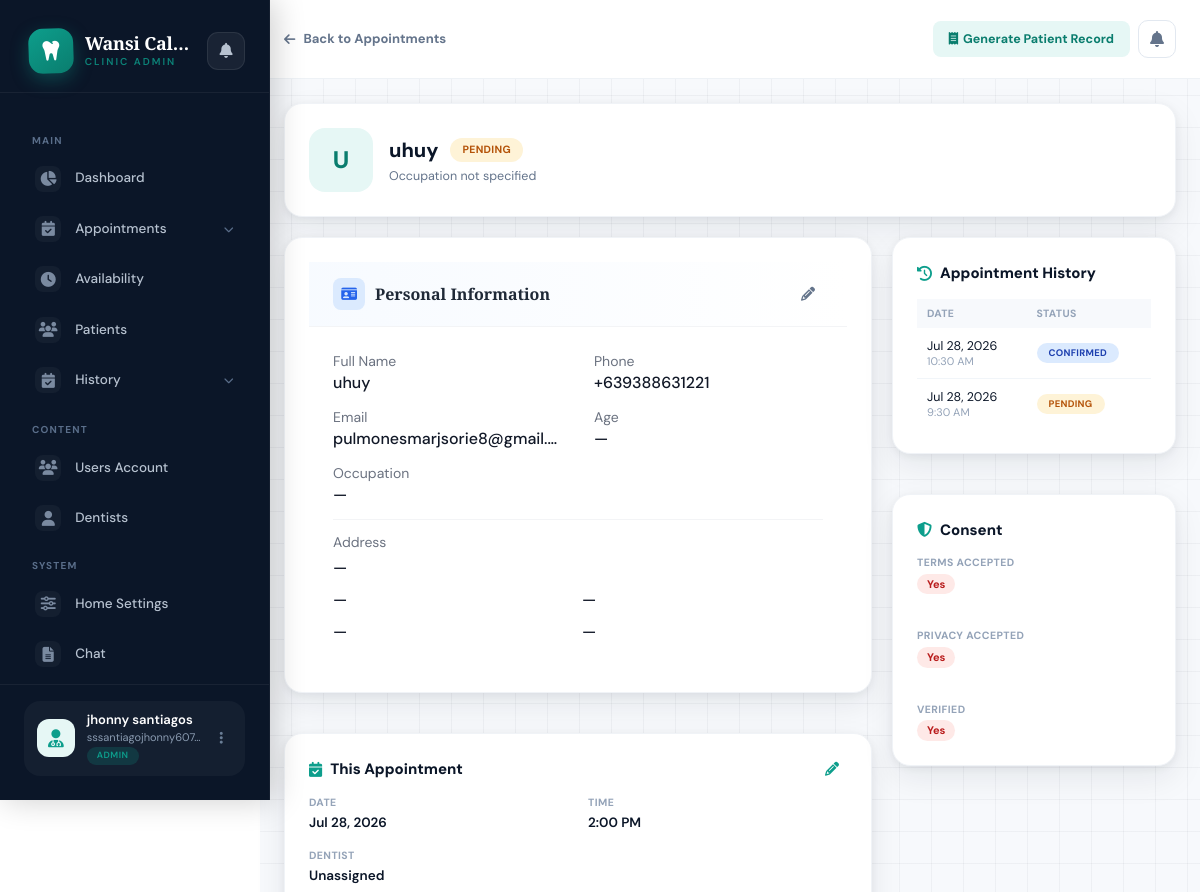
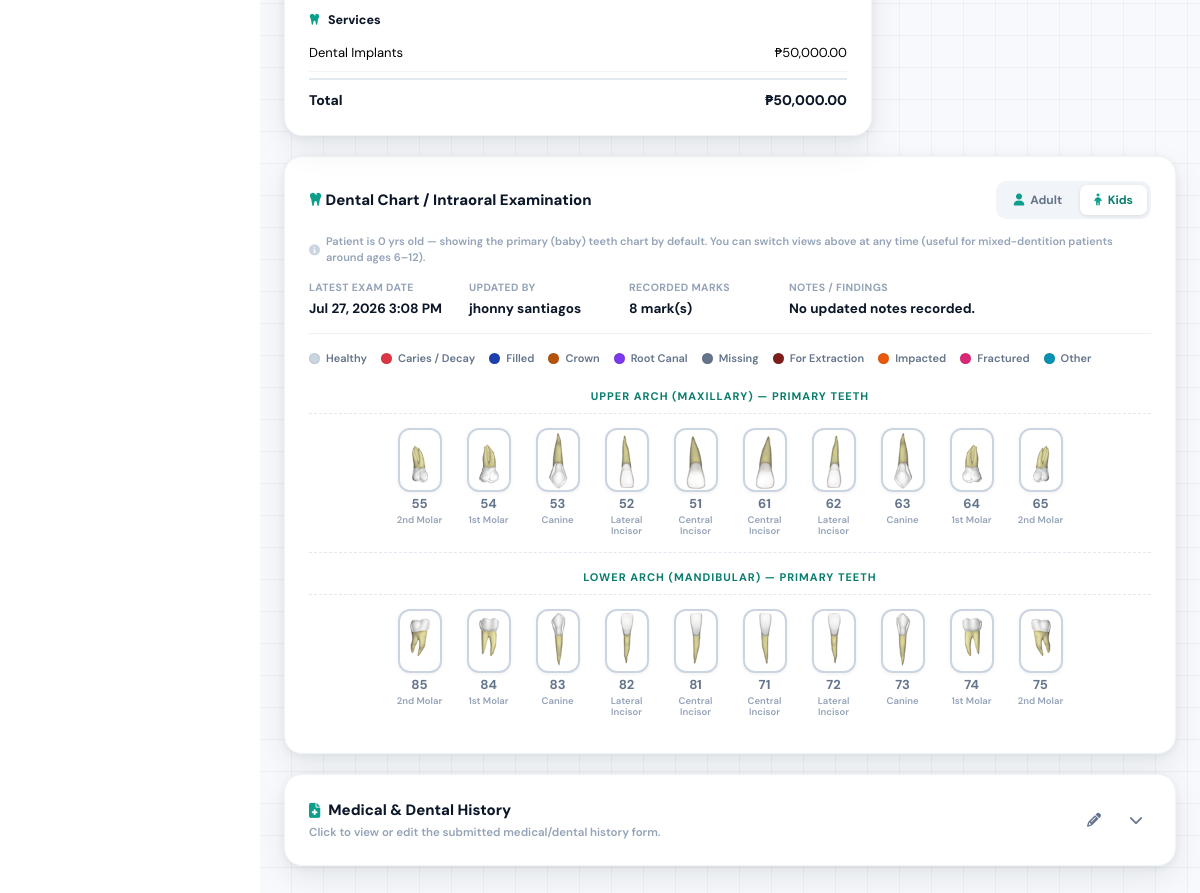
Page /pages/admin/patient-record.php?id=17 (signed in) on the committed database (2 pictures, top to bottom).
### tables this page shows
CREATE TABLE `appointments` (
  `id` int NOT NULL AUTO_INCREMENT,
  `phone` varchar(20) NOT NULL,
  `email` varchar(100) NOT NULL,
  `services` text NOT NULL,
  `appointment_date` date DEFAULT NULL,
  `appointment_time` time DEFAULT NULL,
  `full_name` varchar(150) DEFAULT NULL,
  `age` int DEFAULT NULL,
  `occupation` varchar(120) DEFAULT NULL,
  `region` varchar(120) DEFAULT NULL,
  `province` varchar(120) DEFAULT NULL,
  `city` varchar(120) DEFAULT NULL,
  `barangay` varchar(120) DEFAULT NULL,
  `street_address` varchar(255) DEFAULT NULL,
  `notes` text,
  `internal_notes` text,
  `terms_accepted` tinyint(1) DEFAULT '1',
  `privacy_accepted` tinyint(1) DEFAULT '1',
  `is_verified` tinyint(1) DEFAULT '0',
  `status` enum('pending','approved','confirmed','in_progress','completed','cancelled','rejected') DEFAULT 'pending',
  `dentist_id` int DEFAULT NULL,
  `created_at` timestamp NULL DEFAULT CURRENT_TIMESTAMP,
  `updated_at` timestamp NULL DEFAULT CURRENT_TIMESTAMP ON UPDATE CURRENT_TIMESTAMP,
  `tracking_token` varchar(255) DEFAULT NULL,
  `is_rescheduled` tinyint(1) NOT NULL DEFAULT '0',
  `previous_date` date DEFAULT NULL,
  `previous_time` time DEFAULT NULL,
  PRIMARY KEY (`id`),
  KEY `idx_phone_email` (`phone`,`email`),
  KEY `idx_status` (`status`),
  KEY `idx_tracking_token` (`tracking_token`)
);

CREATE TABLE `services` (
  `id` int NOT NULL AUTO_INCREMENT,
  `title` varchar(150) NOT NULL,
  `description` varchar(255) NOT NULL,
  `icon` varchar(50) NOT NULL DEFAULT 'fa-tooth',
  `duration` varchar(50) NOT NULL DEFAULT '30 min',
  `price` decimal(10,2) NOT NULL DEFAULT '0.00',
  `sort_order` int NOT NULL DEFAULT '0',
  `is_active` tinyint(1) NOT NULL DEFAULT '1',
  `image` varchar(255) DEFAULT NULL,
  `created_at` timestamp NULL DEFAULT CURRENT_TIMESTAMP,
  PRIMARY KEY (`id`)
);

CREATE TABLE `dental_chart` (
  `id` int NOT NULL AUTO_INCREMENT,
  `patient_key` varchar(150) NOT NULL,
  `tooth_number` varchar(5) NOT NULL,
  `condition_key` varchar(30) NOT NULL DEFAULT 'healthy',
  `notes` text,
  `updated_by` varchar(100) DEFAULT NULL,
  `updated_at` datetime DEFAULT CURRENT_TIMESTAMP ON UPDATE CURRENT_TIMESTAMP,
  PRIMARY KEY (`id`),
  UNIQUE KEY `uniq_patient_tooth` (`patient_key`,`tooth_number`),
  KEY `idx_patient_key` (`patient_key`)
);

### pages/admin/patient-record.php (the view, shortened to what the rows shown need)
<?php
require '../../conn/conn.php';
function h($v) { return htmlspecialchars($v ?? '', ENT_QUOTES, 'UTF-8'); }
$dentalConditions = [
    'healthy'    => ['label' => 'Healthy',        'color' => '#cbd5e1'],
    'caries'     => ['label' => 'Caries / Decay', 'color' => '#dc3545'],
    'filled'     => ['label' => 'Filled',         'color' => '#1e40af'],
    'crown'      => ['label' => 'Crown',          'color' => '#b45309'],
    'root_canal' => ['label' => 'Root Canal',     'color' => '#7c3aed'],
    'missing'    => ['label' => 'Missing',        'color' => '#64748b'],
    'extraction' => ['label' => 'For Extraction', 'color' => '#7f1d1d'],
    'impacted'   => ['label' => 'Impacted',       'color' => '#ea580c'],
    'fractured'  => ['label' => 'Fractured',      'color' => '#db2777'],
    'other'      => ['label' => 'Other',          'color' => '#0891b2'],
];
$id = (int)($_GET['id'] ?? 0);
$stmt = $conn->prepare("SELECT * FROM appointments WHERE id = ?");
$stmt->bind_param('i', $id);
$stmt->execute();
$appointment = $stmt->get_result()->fetch_assoc();
$patientKey = $appointment['phone'] ?: ($appointment['email'] ?: ('appt-' . $id));
$patientAge = is_numeric($appointment['age'] ?? null) ? (int)$appointment['age'] : null;
$defaultChartView = ($patientAge !== null && $patientAge < 13) ? 'kids' : 'adult';
$servicesMap = [];
$res = $conn->query("SELECT * FROM services");
if ($res) while ($row = $res->fetch_assoc()) $servicesMap[$row['id']] = $row;
$serviceDetails = [];
if (!empty($appointment['services'])) {
    $decoded = json_decode($appointment['services'], true);
    $serviceIds = is_array($decoded) ? $decoded : array_map('trim', explode(',', $appointment['services']));
    foreach ($serviceIds as $sid) {
        if (isset($servicesMap[$sid])) $serviceDetails[] = $servicesMap[$sid];
    }
}
$stmt = $conn->prepare("SELECT tooth_number, condition_key, notes, updated_by, updated_at FROM dental_chart WHERE patient_key = ?");
$stmt->bind_param('s', $patientKey);
$stmt->execute();
$chartRows = $stmt->get_result()->fetch_all(MYSQLI_ASSOC);
$chartMap = [];
foreach ($chartRows as $r) $chartMap[$r['tooth_number']] = $r;
$recordedMarks = count($chartMap);
$lastExamDate = null;
$lastUpdatedBy = null;
foreach ($chartMap as $r) {
    if (!$lastExamDate || $r['updated_at'] > $lastExamDate) {
        $lastExamDate = $r['updated_at'];
        $lastUpdatedBy = $r['updated_by'];
    }
}
$patientHistory = [];
if (!empty($appointment['phone']) || !empty($appointment['email'])) {
    $stmt = $conn->prepare("SELECT id, appointment_date, appointment_time, status, services FROM appointments WHERE (phone = ? OR email = ?) AND id != ? ORDER BY appointment_date DESC, appointment_time DESC");
    $stmt->bind_param('ssi', $appointment['phone'], $appointment['email'], $id);
    $stmt->execute();
    $patientHistory = $stmt->get_result()->fetch_all(MYSQLI_ASSOC);
}
function statusMeta($status) {
    $map = [
        'pending'   => ['label' => 'Pending',   'class' => 'st-pending'],
        'approved'  => ['label' => 'Approved',  'class' => 'st-approved'],
        'confirmed' => ['label' => 'Confirmed', 'class' => 'st-confirmed'],
        'completed' => ['label' => 'Completed', 'class' => 'st-completed'],
        'cancelled' => ['label' => 'Cancelled', 'class' => 'st-cancelled'],
        'rejected'  => ['label' => 'Rejected',  'class' => 'st-cancelled'],
    ];
    return $map[$status] ?? ['label' => ucfirst(str_replace('_', ' ', $status)), 'class' => 'st-default'];
}
$sm = statusMeta($appointment['status']);
?>
<!DOCTYPE html>
<html lang="en">
<head>
<script src="https://cdn.tailwindcss.com"></script>
<link rel="stylesheet" href="https://cdnjs.cloudflare.com/ajax/libs/font-awesome/6.4.0/css/all.min.css">
</head>
<body>
<div class="main-content" style="
    min-height:100vh;
    background-color:#f7f9fc;
    background-image:
        linear-gradient(rgba(11,22,40,0.04) 1px, transparent 1px),
        linear-gradient(90deg, rgba(11,22,40,0.04) 1px, transparent 1px);
    background-size: 32px 32px;
    background-position: -1px -1px;
">
  <main class="py-6">
    <div class="container-modern">
      <div class="dashboard-card">
        <div class="patient-header">
          <div class="patient-avatar"><?= h(strtoupper(substr($appointment['full_name'] ?: '?', 0, 1))) ?></div>
          <div class="flex-1">
            <div class="flex items-center gap-3 flex-wrap">
              <div class="patient-name"><?= h($appointment['full_name'] ?: 'Unnamed Patient') ?></div>
              <span class="status-badge <?= $sm['class'] ?>"><?= h($sm['label']) ?></span>
            </div>
            <div class="patient-sub">
              <?= h($appointment['occupation'] ?: 'Occupation not specified') ?>
            </div>
          </div>
        </div>
      </div>
      <div class="grid grid-cols-1 lg:grid-cols-3 gap-5">
        <div class="lg:col-span-2 flex flex-col gap-5">
          <div class="dashboard-card" id="personalInfoCard">
              <div class="p-6" id="personalInfoDisplay">
                  <div class="grid grid-cols-1 md:grid-cols-2 gap-x-8 gap-y-3">
                      <div>
                          <span class="text-sm text-gray-500">Full Name</span>
                          <div class="text-gray-900 font-medium editable-field" data-field="full_name" data-type="text"><?= h($appointment['full_name']) ?></div>
                      </div>
                      <div>
                          <span class="text-sm text-gray-500">Phone</span>
                          <div class="text-gray-900 font-medium editable-field" data-field="phone" data-type="text"><?= h($appointment['phone']) ?></div>
                      </div>
                      <div>
                          <span class="text-sm text-gray-500">Email</span>
                          <div class="text-gray-900 font-medium truncate editable-field" data-field="email" data-type="text"><?= h($appointment['email']) ?></div>
                      </div>
                      <div>
                          <span class="text-sm text-gray-500">Age</span>
                          <div class="text-gray-900 font-medium editable-field" data-field="age" data-type="number"><?= h($appointment['age'] ?: '—') ?></div>
                      </div>
                      <div>
                          <span class="text-sm text-gray-500">Occupation</span>
                          <div class="text-gray-900 font-medium editable-field" data-field="occupation" data-type="text"><?= h($appointment['occupation'] ?: '—') ?></div>
                      </div>
                  </div>
                  <div class="pt-3 border-t border-gray-100 mt-3">
                      <div class="space-y-2 mt-1">
                          <div class="text-gray-900 font-medium editable-field" data-field="street_address" data-type="text"><?= h($appointment['street_address'] ?: '—') ?></div>
                          <div class="grid grid-cols-2 gap-2">
                              <div class="text-gray-900 font-medium editable-field" data-field="barangay" data-type="text"><?= h($appointment['barangay'] ?: '—') ?></div>
                              <div class="text-gray-900 font-medium editable-field" data-field="city" data-type="text"><?= h($appointment['city'] ?: '—') ?></div>
                          </div>
                          <div class="grid grid-cols-2 gap-2">
                              <div class="text-gray-900 font-medium editable-field" data-field="province" data-type="text"><?= h($appointment['province'] ?: '—') ?></div>
                              <div class="text-gray-900 font-medium editable-field" data-field="region" data-type="text"><?= h($appointment['region'] ?: '—') ?></div>
                          </div>
                      </div>
                  </div>
              </div>
          </div>
          <div class="dashboard-card" id="appointmentCard">
              <div id="appointmentDisplay">
                  <div class="detail-grid mb-4">
                      <div class="detail-item">
                          <span class="label">Date</span>
                          <div class="value editable-field" data-field="appointment_date" data-type="text">
                              <?= h($appointment['appointment_date'] ? date('M j, Y', strtotime($appointment['appointment_date'])) : '—') ?>
                          </div>
                      </div>
                      <div class="detail-item">
                          <span class="label">Time</span>
                          <div class="value editable-field" data-field="appointment_time" data-type="text">
                              <?= h($appointment['appointment_time'] ? date('g:i A', strtotime($appointment['appointment_time'])) : '—') ?>
                          </div>
                      </div>
                  </div>
                  <div id="servicesView">
                      <?php if ($serviceDetails): ?>
                          <?php foreach ($serviceDetails as $s): ?>
                              <div class="service-line">
                                  <span><?= h($s['title']) ?></span>
                                  <span>₱<?= number_format($s['price'], 2) ?></span>
                              </div>
                          <?php endforeach; ?>
                      <?php else: ?>
                          <p class="empty-note">No services specified for this appointment.</p>
                      <?php endif; ?>
                  </div>
              </div>
          </div>
        </div>
        <div class="flex flex-col gap-5">
          <div class="dashboard-card">
            <?php if ($patientHistory): ?>
              <table class="history-table">
                <thead><tr><th>Date</th><th>Status</th></tr></thead>
                <tbody>
                <?php foreach ($patientHistory as $h): $hsm = statusMeta($h['status']); ?>
                  <tr style="cursor:pointer;" onclick="window.location.href='patient-record.php?id=<?= (int)$h['id'] ?>'">
                    <td>
                        <?= h($h['appointment_date'] ? date('M j, Y', strtotime($h['appointment_date'])) : '—') ?>
                        <div style="font-size:11px;color:#94a3b8;"><?= h($h['appointment_time'] ? date('g:i A', strtotime($h['appointment_time'])) : '') ?></div>
                    </td>
                    <td><span class="status-badge <?= $hsm['class'] ?>" style="font-size:9.5px;"><?= h($hsm['label']) ?></span></td>
                  </tr>
                <?php endforeach; ?>
                </tbody>
              </table>
            <?php else: ?>
              <p class="empty-note">No other appointments found for this patient.</p>
            <?php endif; ?>
          </div>
        </div>
      </div>
      <div class="dashboard-card">
          <div class="card-title" style="justify-content: space-between; flex-wrap: wrap; gap: 10px;">
              <span><i class="fas fa-tooth"></i> Dental Chart / Intraoral Examination</span>
              <div class="chart-view-toggle" role="tablist" aria-label="Chart view">
              </div>
          </div>
          <div class="chart-age-hint">
              <i class="fas fa-info-circle"></i>
              <?php if ($patientAge !== null): ?>
                  Patient is <?= (int)$patientAge ?> yrs old — showing the
                  <?= $defaultChartView === 'kids' ? 'primary (baby) teeth' : 'permanent (adult) teeth' ?> chart by default.
                  You can switch views above at any time (useful for mixed-dentition patients around ages 6–12).
              <?php else: ?>
                  No age on file — defaulting to the adult chart. Add the patient's age to auto-select the right chart.
              <?php endif; ?>
          </div>
          <div class="chart-topbar">
              <div class="stat"><span class="label">Latest Exam Date</span><span class="val" id="lastExamDate"><?= $lastExamDate ? h(date('M j, Y g:i A', strtotime($lastExamDate))) : '—' ?></span></div>
              <div class="stat"><span class="label">Updated By</span><span class="val" id="lastUpdatedBy"><?= h($lastUpdatedBy ?: '—') ?></span></div>
              <div class="stat"><span class="label">Recorded Marks</span><span class="val" id="recordedMarks"><?= $recordedMarks ?> mark(s)</span></div>
              <div class="stat" style="flex:1; min-width:180px;">
              </div>
          </div>
          <div class="legend">
              <?php foreach ($dentalConditions as $key => $c): ?>
              <div class="legend-item"><span class="legend-dot" style="background:<?= $c['color'] ?>;"></span><?= h($c['label']) ?></div>
              <?php endforeach; ?>
          </div>
          <div id="kidsChartView" style="display: <?= $defaultChartView === 'kids' ? 'block' : 'none' ?>;">
              <div class="arch-label">Upper Arch (Maxillary) — Primary Teeth</div>
              <div class="arch-row">
              </div>
              <div class="arch-divider"></div>
              <div class="arch-label">Lower Arch (Mandibular) — Primary Teeth</div>
              <div class="arch-row">
              </div>
          </div>
      </div>
    </div>
  </main>
</div>
</body>
</html>

### rows in the picture
appointments: full_name "U", full_name "uhuy", status "PENDING", occupation "Occupation not specified", phone "+639388631221", email "pulmonesmarjsorie8@gmail.…", age "—", occupation "—", street_address "—", barangay "—", city "—", province "—", region "—", appointment_date "Jul 28, 2026", appointment_time "2:00 PM", age "0"
services: title "Dental Implants", price "50,000.00"
appointments: appointment_date "Jul 28, 2026", appointment_time "10:30 AM", status "CONFIRMED"
appointments: appointment_date "Jul 28, 2026", appointment_time "9:30 AM", status "PENDING"
dental_chart: updated_at "Jul 27, 2026 3:08 PM", updated_by "jhonny santiagos"

### other values in the picture
$user_name "jhonny santiagos"
$user_email "sssantiagojhonny607…"
$user_role "ADMIN"
$totalPrice "50,000.00"
$recordedMarks "8"
$latestNoteText "No updated notes recorded."
$c['label'] "Healthy"
$c['label'] "Caries / Decay"
$c['label'] "Filled"
$c['label'] "Crown"
$c['label'] "Root Canal"
$c['label'] "Missing"
$c['label'] "For Extraction"
$c['label'] "Impacted"
$c['label'] "Fractured"
